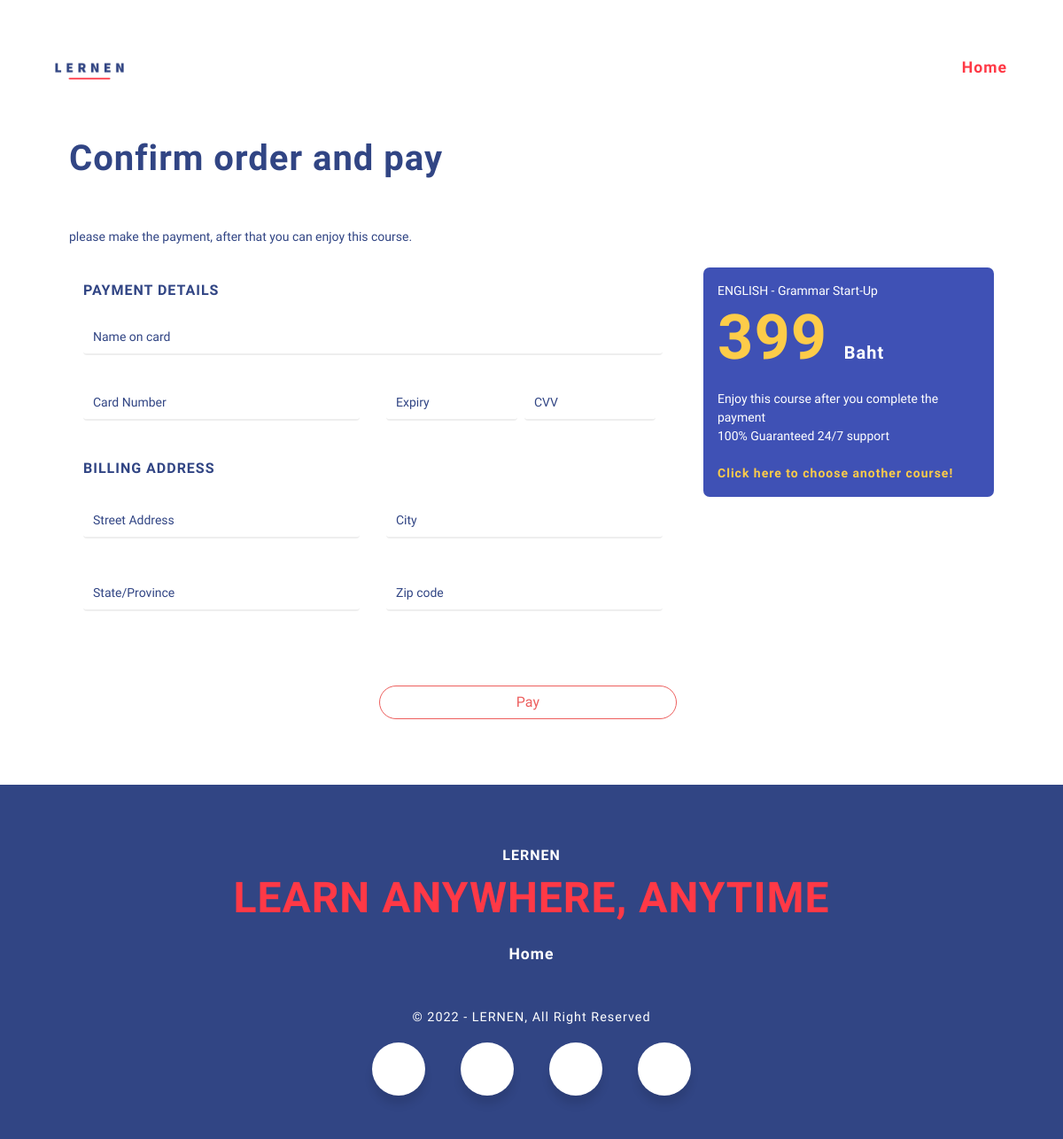
The page /payment.php?id=C00001 (signed in) on the database its author committed.
### tables this page shows
CREATE TABLE `course` (
  `id_course` varchar(11) NOT NULL,
  `subject` varchar(20) NOT NULL,
  `coursename` varchar(50) NOT NULL,
  `price` int(10) NOT NULL,
  `content` varchar(255) NOT NULL,
  `length` varchar(50) NOT NULL,
  `requirement` varchar(255) NOT NULL,
  `description` varchar(255) NOT NULL,
  `image` text NOT NULL,
  `video` varchar(5) NOT NULL
);

### payment.php (the view, shortened to what this page needs)
<?php
    include('server.php');
?>
<!DOCTYPE html>
<html lang="en">
<head>
    <link rel="stylesheet" href="icofont.min.css">
    <link href="css/bootstrap.min.css" rel="stylesheet" />
    <link href="css/slick.css" rel="stylesheet" />
    <link href="css/main.css" rel="stylesheet" />
</head>
<body>
  <header id="home">
    <div class="container">
      <nav class="navbar navbar-expand-lg navbar-light ">
        <a class="navbar-brand"><img src="images/lernenlogo.png" width="120" height="55"></a>
        <div class="collapse navbar-collapse" id="navbarSupportedContent">
          <ul class="navbar-nav mr-auto">
            <li class="nav-item active">
              <a href="mainpage.php" class="nav-link" style="margin-left: 800px;">Home</a>
            </li>
          </ul>
        </div>
        </div>
    <div class="container mt-5 px-5">
        <div class="mb-4">
            <h2>Confirm order and pay</h2>
        <span>please make the payment, after that you can enjoy this course.</span>
        </div>
    <form action="payment_db.php" method="post">
    <div class="row">
        <div class="col-md-8">
            <div class="card p-3">
                <h6 class="text-uppercase">Payment details</h6>
                <div class="inputbox mt-3"> <input type="text" name="cardname" class="form-control" required="required"> <span>Name on card</span> </div>
                <div class="row">
                    <div class="col-md-6">
                        <div class="inputbox mt-3 mr-2"> <input type="text" name="cardnum" class="form-control" required="required"> <i class="fa fa-credit-card"></i> <span>Card Number</span>
                        </div>
                    </div>
                    <div class="col-md-6">
                         <div class="d-flex flex-row">
                             <div class="inputbox mt-3 mr-2"> <input type="text" name="expiry" class="form-control" required="required"> <span>Expiry</span> </div>
                          <div class="inputbox mt-3 mr-2"> <input type="text" name="cvv" class="form-control" required="required"> <span>CVV</span> </div>
                         </div>
                    </div>
                </div>
                <div class="mt-4 mb-4">
                    <h6 class="text-uppercase">Billing Address</h6>
                    <div class="row mt-3">
                        <div class="col-md-6">
                            <div class="inputbox mt-3 mr-2"> <input type="text" name="street" class="form-control" required="required"> <span>Street Address</span> </div>
                        </div>
                         <div class="col-md-6">
                            <div class="inputbox mt-3 mr-2"> <input type="text" name="city" class="form-control" required="required"> <span>City</span> </div>
                        </div>
                    </div>
                    <div class="row mt-2">
                        <div class="col-md-6">
                            <div class="inputbox mt-3 mr-2"> <input type="text" name="state" class="form-control" required="required"> <span>State/Province</span> </div>
                        </div>
                         <div class="col-md-6">
                            <div class="inputbox mt-3 mr-2"> <input type="text" name="zipcode" class="form-control" required="required"> <span>Zip code</span> </div>
                        </div>
                    </div>
                </div>
            </div>
            <div class="mt-4 mb-4 d-flex justify-content-between">
                        <button type="submit" name="buy_user" class="btn btn-success px-3">Pay</button>
                    </div>
            </div>
        </form>
        <?php
            $ids = $_GET['id'];
            $sql = "SELECT * FROM course WHERE course.id_course='$ids' ";
            $result = mysqli_query($conn,$sql);
            ($row = mysqli_fetch_array($result))
        ?>
        <div class="col-md-4">
            <div class="card card-blue p-3 text-white mb-3">
                <span><?=$row['subject']?> - <?=$row['coursename']?></span>
                <div class="d-flex flex-row align-items-end mb-3">
                    <h1 class="mb-0 yellow"><?=$row['price']?> <span style="font-size: 20px; color: #fff;">Baht</span></h1>
                </div>
                <span>Enjoy this course after you complete the payment</span>
                <span>100% Guaranteed 24/7 support</span>
                <br>
                <a href="mainpage.php#course" class="yellow decoration">Click here to choose another course!</a>
            </div>
        </div>
    </div>
  <footer>
    <div class="container">
      <div class="row">
        <div class="col-12">
          <h5>LERNEN</h5>
          <h3>LEARN ANYWHERE, ANYTIME</h3>
          <ul class="contact-nav">
            <li><a data-scroll href="mainpage.php">Home</a></li>
          </ul>
          <h6>© 2022 - LERNEN, All Right Reserved</h6>
          <ul class="social">
            <div class="wrapper">
              <div class="icon email">
                <span><i class="icofont-ui-email"></i></span>
              </div>
              <div class="icon phone">
                <span><i class="icofont-phone"></i></span>
              </div>
              <div class="icon facebook">
                <span><i class="icofont-facebook"></i></span>
              </div>
              <div class="icon location">
                <span><i class="icofont-location-pin"></i></span>
              </div>
            </div>
          </ul>
        </div>
      </div>
    </div>
  </footer>
</body>
</html>

### css/main.css (style rules this page uses)
* { margin: 0; padding: 0; }
html { -webkit-box-sizing: border-box; -moz-box-sizing: border-box; box-sizing: border-box; }
*, *:before, *:after { -webkit-box-sizing: inherit; -moz-box-sizing: inherit; box-sizing: inherit; }
a { font-weight: 600; color: #314584; text-decoration: none; letter-spacing: 1px; position: relative; }
img { max-width: 100%; height: auto; }
h1, .h1, h2, .h2, h3, .h3, h4, .h4, h5, .h5, h6, .h6 { color: #314584; font-weight: 600; letter-spacing: 1px; }
body { color: #314584; font-family: 'Work Sans', sans-serif; font-size: 14px; font-weight: 400; overflow-x: hidden; transition: opacity 1s; min-width: 330px; }
h1, .h1 { font-size: 4.4rem; margin-bottom: 20px; }
h2, .h2 { font-size: 2.5rem; line-height: 3.5rem; margin-bottom: 50px; }
h3, .h3 { font-size: 1.9rem; line-height: 2.5rem; margin-bottom: 15px; }
h5, .h5 { font-size: 1rem; color: #FF3946; }
h6, .h6 { font-size: 1rem; margin-bottom: 10px; }
.navbar-light .navbar-nav .nav-link { color: #314584; font-size: 1.1rem; white-space: nowrap; }
.navbar-light .navbar-nav .active>.nav-link, .navbar-light .navbar-nav .nav-link.active, .navbar-light .navbar-nav .nav-link.show, .navbar-light .navbar-nav .show>.nav-link { color: #FF3946; }
.navbar { padding: 50px 0 0 0; }
.navbar-light .navbar-brand { margin-right: 10%; }
.nav-item { padding: 0 10px; }
footer { background-color: #314584; width: 100%; min-height: 400px; text-align: center; padding: 70px 0px 0px 0px; }
footer h5 { color: #fff; padding-bottom: 10px; }
footer h3 { color: #FF3946; font-size: 3rem; margin-bottom: 30px; }
.contact-nav li { display: inline; color: #fff; }
.contact-nav a { color: #fff; font-size: 1.1rem; padding: 20px 20px; }
footer h6 { color: #fff; font-size: 0.9rem; font-weight: 400; margin-top: 50px; margin-bottom: 20px; }
.wrapper { display: inline-flex; }
.wrapper .icon { margin: 0 20px; text-align: center; cursor: pointer; display: flex; align-items: center; justify-content: center; flex-direction: column; position: relative; z-index: 2; transition: 0.4s cubic-bezier(0.68, -0.55, 0.265, 1.55); }
.wrapper .icon span { display: block; height: 60px; width: 60px; background: #fff; border-radius: 50%; position: relative; z-index: 2px; box-shadow: 0px 10px 10px rgba(0, 0, 0, 0.1); transition: 0.4s cubic-bezier(0.68, -0.55, 0.265, 1.55); }
.wrapper .icon span i { line-height: 60px; font-size: 25px; }
.form-control::placeholder { color: #d9dadb; }

### payment.php (style rules this page uses)
.card { border:none; border-radius: 7px; }
.form-control { border-bottom: 2px solid #eee !important; border: none; font-weight: 600 }
.inputbox { position: relative; margin-bottom: 20px; width: 100% }
.inputbox span { position: absolute; top: 7px; left: 11px; transition: 0.5s }
.card-blue { background-color: #3F51B5; }
.yellow { color: #fdcc49; }
.decoration { text-decoration: none; font-size: 14px; }
.btn-success { color: #ed5f5e; background-color: #fff; border-color:#ed5f5e; margin-bottom: 50px; margin-left: 51%; border-radius: 20px; width: 50%; }

### rows shown on the page
course: subject "ENGLISH", coursename "Grammar Start-Up", price "399"
